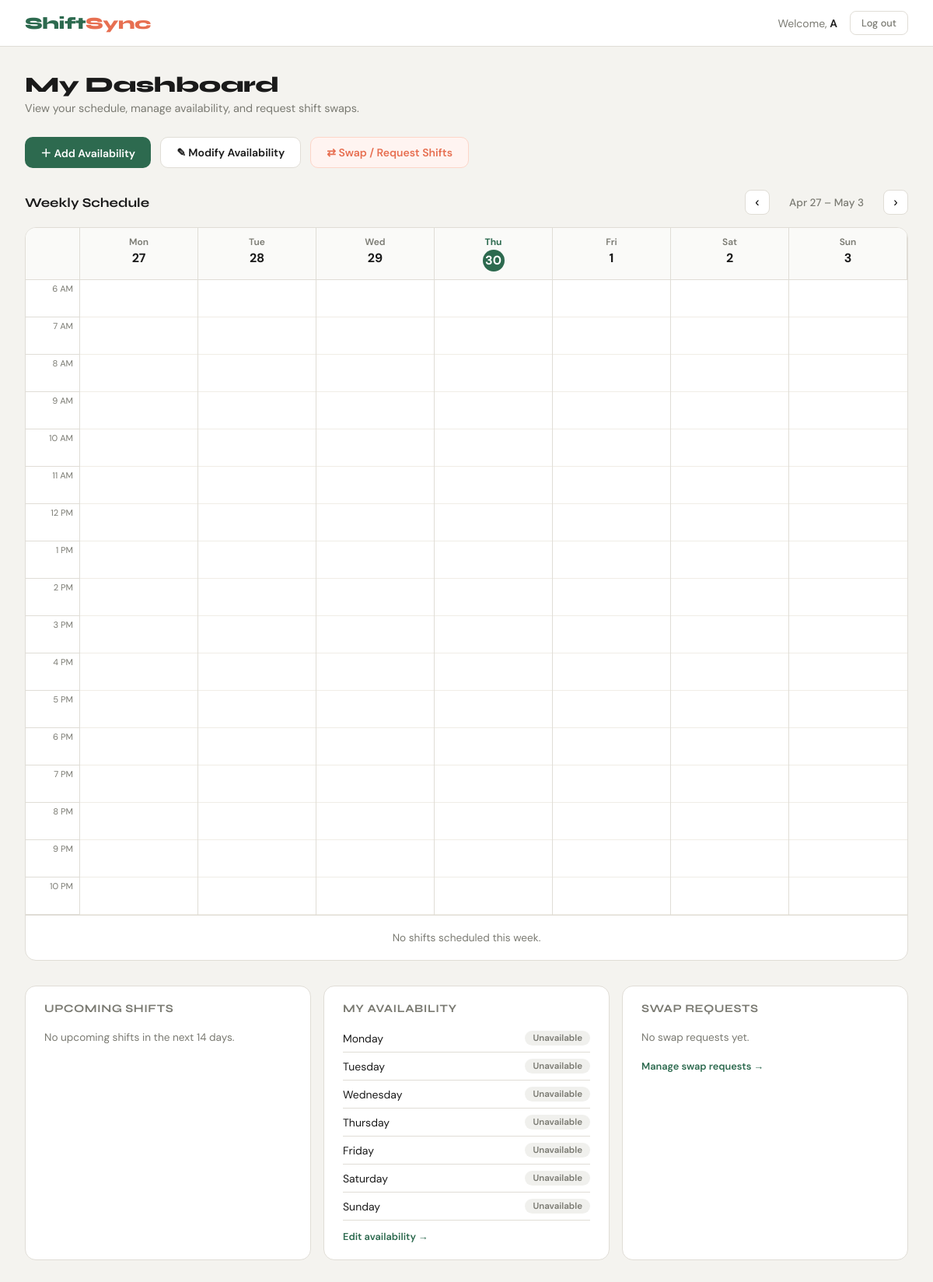
The app's page /dashboard (signed in), older data.
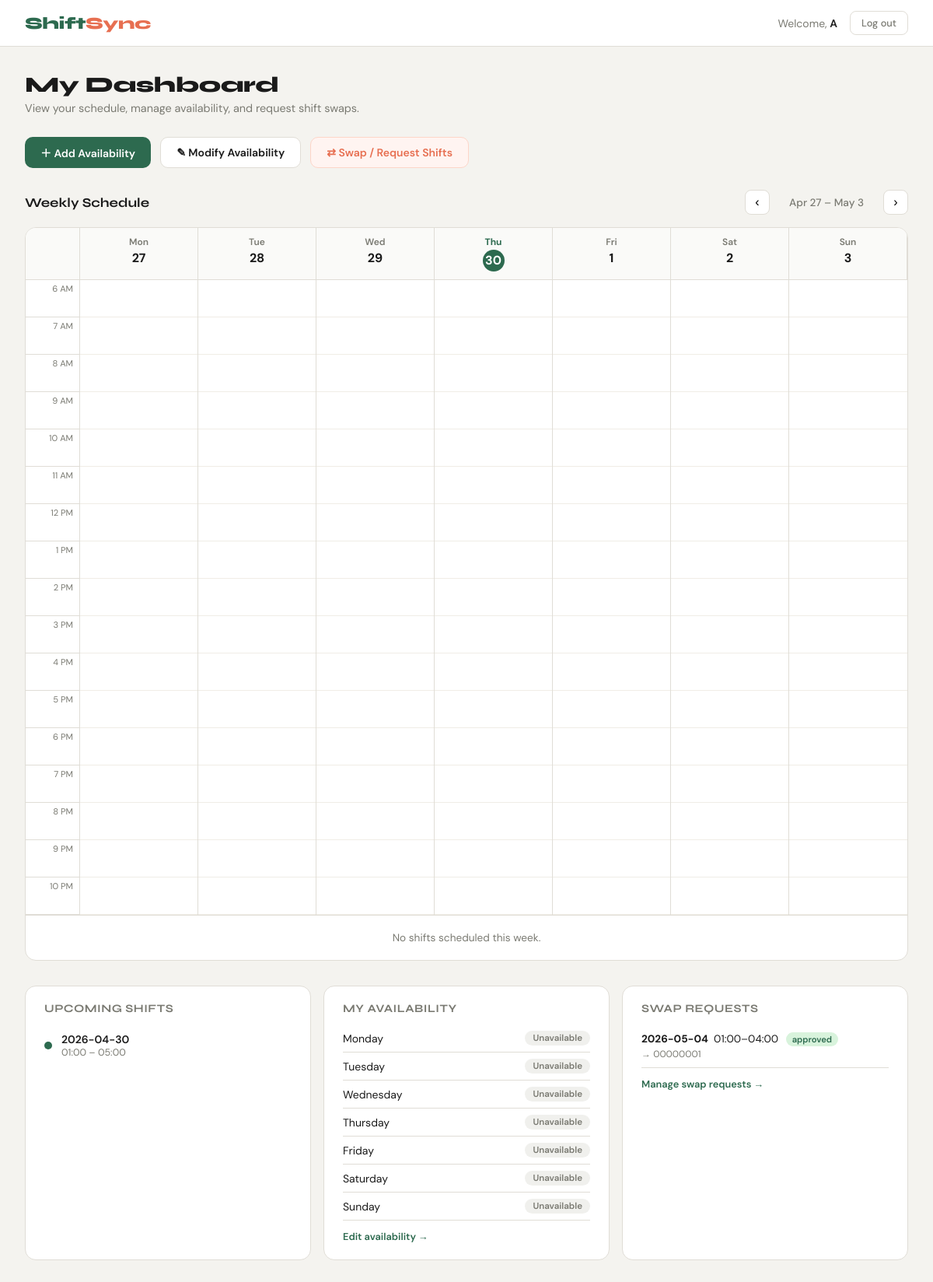
The same page, newer data.
### tables this page shows
CREATE TABLE Shifts(
    ShiftId INTEGER PRIMARY KEY NOT NULL,
    EmployeeId TEXT NOT NULL,
    ShiftDate TEXT NOT NULL, 
    StartTime TEXT NOT NULL, 
    EndTime TEXT NOT NULL, 
    FOREIGN KEY (EmployeeId) REFERENCES EmployeeInfo(EmployeeId));

CREATE TABLE ShiftSwapRequests(
    RequestId INTEGER PRIMARY KEY NOT NULL,
    RequesterEmployeeId TEXT NOT NULL,
    ShiftId INTEGER NOT NULL,
    TargetEmployeeId TEXT,
    Reason TEXT,
    Status TEXT DEFAULT "pending",
    CreatedAt TEXT, TargetShiftId INTEGER REFERENCES Shifts(ShiftId),
    FOREIGN KEY (RequesterEmployeeId) REFERENCES EmployeeInfo(EmployeeId),
    FOREIGN KEY (ShiftId) REFERENCES Shifts(ShiftId),
    FOREIGN KEY (TargetEmployeeId) REFERENCES EmployeeInfo(EmployeeId));

### main.py (the view)
@app.route('/dashboard')
def dashboard():
    if 'EmployeeId' not in session:
        return redirect(url_for('login'))
    user_id = session['EmployeeId']
    today = date.today()
    try:
        with sql.connect("ShiftSyncDB.db") as con:
            cur = con.cursor()
            cur.execute("""
                SELECT ShiftId, ShiftDate, StartTime, EndTime
                FROM Shifts
                WHERE EmployeeId=? AND ShiftDate >= ?
                ORDER BY ShiftDate, StartTime
                LIMIT 5
            """, (user_id, today.isoformat()))
            upcoming_shifts = cur.fetchall()
    except Exception:
        upcoming_shifts = []
    try:
        with sql.connect("ShiftSyncDB.db") as con:
            cur = con.cursor()
            cur.execute("""
                SELECT DayOfWeek, StartTime, EndTime
                FROM EmployeeAvailability
                WHERE EmployeeId=? AND IsAvailable=1
                ORDER BY
                    CASE DayOfWeek
                        WHEN 'Monday' THEN 1 WHEN 'Tuesday' THEN 2
                        WHEN 'Wednesday' THEN 3 WHEN 'Thursday' THEN 4
                        WHEN 'Friday' THEN 5 WHEN 'Saturday' THEN 6
                        WHEN 'Sunday' THEN 7 ELSE 8
                    END, StartTime
            """, (user_id,))
            avail_rows = cur.fetchall()
    except Exception:
        avail_rows = []
    avail_by_day = {}
    for row in avail_rows:
        avail_by_day.setdefault(row[0], []).append((row[1], row[2]))
    try:
        with sql.connect("ShiftSyncDB.db") as con:
            cur = con.cursor()
            cur.execute("""
                SELECT r.RequestId, s.ShiftDate, s.StartTime, s.EndTime,
                       r.TargetEmployeeId, r.Reason, r.Status, r.CreatedAt
                FROM ShiftSwapRequests r
                JOIN Shifts s ON r.ShiftId = s.ShiftId
                WHERE r.RequesterEmployeeId=?
                ORDER BY r.CreatedAt DESC
                LIMIT 10
            """, (user_id,))
            my_swap_requests = cur.fetchall()
    except Exception:
        my_swap_requests = []
    try:
        with sql.connect("ShiftSyncDB.db") as con:
            cur = con.cursor()
            cur.execute("SELECT Name FROM EmployeeInfo WHERE EmployeeId=?", (user_id,))
            row = cur.fetchone()
            name = row[0] if row and row[0] else user_id
    except Exception:
        name = user_id
    try:
            with sql.connect("ShiftSyncDB.db") as con:
                cur = con.cursor()
                cur.execute("""
                    SELECT r.RequestId, r.RequesterEmployeeId, s.ShiftDate, s.StartTime, s.EndTime, r.Status
                    FROM ShiftSwapRequests r
                    JOIN Shifts s ON r.ShiftId = s.ShiftId
                    WHERE r.TargetEmployeeId=? AND r.Status='pending'
                """, (user_id,))
                incoming_requests = cur.fetchall()
    except Exception:
            incoming_requests = []
    return render_template('dashboard.html',
                            user=user_id,
                            name = name,
                            upcoming_shifts=upcoming_shifts,
                            avail_by_day=avail_by_day,
                            days=DAYS,
                            my_swap_requests=my_swap_requests,
                            incoming_requests=incoming_requests)

### templates/dashboard.html (shortened to what this page needs)
<!doctype html>
<html lang="en">
<head>
</head>
<body>
<nav>
  <div class="nav-logo">Shift<span>Sync</span></div>
  <div class="nav-right">
    <span class="nav-greeting">Welcome, <strong>{{ name }}</strong></span>
    <a href="{{ url_for('logout') }}" class="btn-logout">Log out</a>
  </div>
</nav>
<main>
  <div class="page-header">
    <h1>My Dashboard</h1>
    <p>View your schedule, manage availability, and request shift swaps.</p>
  </div>
  <div class="action-row">
    <a class="btn btn-primary"   href="{{ url_for('availability') }}">＋ Add Availability</a>
    <a class="btn btn-secondary" href="{{ url_for('availability') }}">✎ Modify Availability</a>
    <button class="btn btn-warning" onclick="openSwapModal()">
      ⇄ Swap / Request Shifts
    </button>
  </div>
  <div class="section-header">
    <span class="section-title">Weekly Schedule</span>
    <div class="week-nav">
      <button onclick="shiftWeek(-1)">&#8249;</button>
      <span class="week-label" id="weekLabel"></span>
      <button onclick="shiftWeek(1)">&#8250;</button>
    </div>
  </div>
  <div class="calendar-card" id="calendarCard">
    <div class="calendar-grid" id="calHeader">
      <div class="cal-header-cell"></div>
    </div>
    <div class="cal-body" id="calBody"></div>
  </div>
  <div class="cards-row">
    <div class="info-card">
      <h3>Upcoming Shifts</h3>
      {% if upcoming_shifts %}
        {% for s in upcoming_shifts %}
        <div class="upcoming-shift">
          <div class="shift-dot"></div>
          <div class="shift-info">
            <div class="shift-day">{{ s[1] }}</div>
            <div class="shift-time">{{ s[2] }} – {{ s[3] }}{% if s[4] %} &mdash; {{ s[4] }}{% endif %}</div>
          </div>
        </div>
        {% endfor %}
      {% else %}
        <p class="empty-msg">No upcoming shifts in the next 14 days.</p>
      {% endif %}
    </div>
    <div class="info-card">
    <h3>My Availability</h3>
    {% for day in days %}
    <div class="avail-day">
        <span>{{ day }}</span>
        {% if avail_by_day.get(day) %}
        <span class="badge badge-available">Available</span>
        {% else %}
        <span class="badge badge-unavailable">Unavailable</span>
        {% endif %}
    </div>
    {% endfor %}
    <a class="card-action" href="{{ url_for('availability') }}">Edit availability &rarr;</a>
    </div>
    <div class="info-card" id="swap-requests-card">
      <h3>Swap Requests</h3>
      {% if my_swap_requests %}
        {% for r in my_swap_requests[:4] %}
        <div class="swap-item">
          <strong>{{ r[1] }}</strong> &nbsp;{{ r[2] }}–{{ r[3] }}
          <span class="swap-status status-{{ r[6]|lower }}">{{ r[6] }}</span>
          {% if r[4] %}<div style="font-size:0.75rem;color:var(--muted);margin-top:2px;">→ {{ r[4] }}</div>{% endif %}
        </div>
        {% endfor %}
      {% else %}
        <p class="empty-msg">No swap requests yet.</p>
      {% endif %}
      <a class="card-action" href="{{ url_for('swap_requests') }}">
        Manage swap requests →
        </a>
    </div>
  </div>
</main>
</body>
</html>

Row changes from the older to the newer data that the page shows:
now on this page (row edited): Shifts: ShiftDate "2026-04-30", StartTime "01:00", EndTime "05:00"
added ShiftSwapRequests: ShiftDate "2026-05-04", StartTime "01:00", EndTime "04:00", Status "approved", TargetEmployeeId "00000001"
Text that changed along with them:
text no longer shown: "No upcoming shifts in the next 14 days. No swap requests yet."
